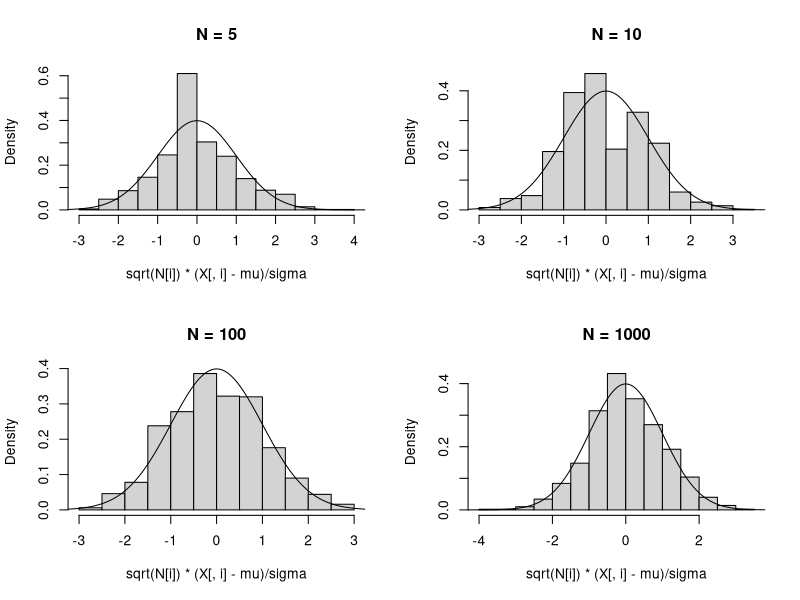

Write R code to recreate this figure.
################################################################################
# This script demonstrates the Law of Large Number and Central Limit Theorem
# 
# Course: Applied Stochastic Process
# Instructor: CHEUNG Ying Lun
# Updated: 16 Sep 2020
################################################################################

rm(list = ls())
set.seed(2243)

#Set parameters
NTrial <- 1000
N <- c(5, 10, 100, 1000)
n_bin <- 5
p_bin <- 0.4

mu <- n_bin * p_bin
sigma <- sqrt(n_bin * p_bin * (1-p_bin))

#Start simulation

X <- matrix(nrow = NTrial, ncol = 4)

for (i in 1:4){
  #Generate random numbers
  X[ ,i] <- replicate(NTrial, mean(rbinom(N[i], n_bin, p_bin)))
}

#Analyze X
summary(X)
apply(X, 2, sd)

#Plot histogram
x <- seq(-5, 5, 0.01)
par(mfrow = c(2,2))
for (i in 1:4) {
  hist(sqrt(N[i]) * (X[ , i] - mu) / sigma, freq = FALSE, main = paste0("N = ",N[i]))
  lines(x, dnorm(x))
}